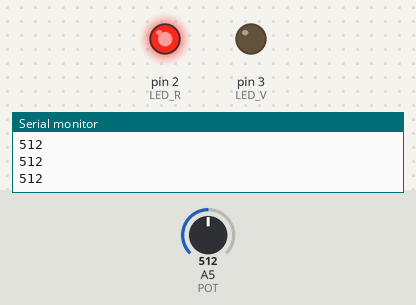
This sketch was run on a simulated Arduino Uno, built with avr-gcc and run on an emulated ATmega328P. Parts: output pins drawn as LEDs (lit = HIGH), the last lines printed to the serial monitor. The test bench sets the inputs (shaded band); at power-on: A5 (POT) = 512.

Above: at 1.2 s.
1.3 s: A5 (POT) set to 528
At 2.7 s:
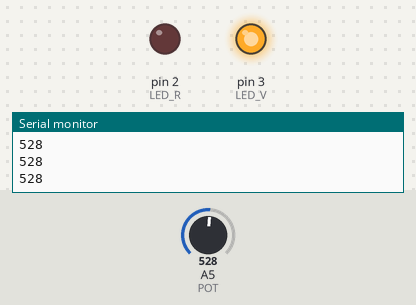
3.0 s: A5 (POT) set to 511
At 3.9 s:
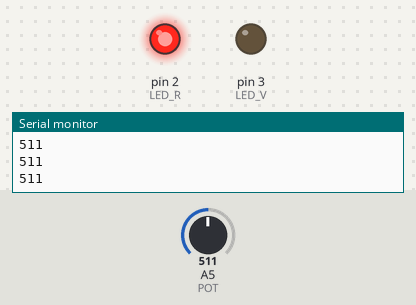
4.5 s: A5 (POT) set to 716
At 5.1 s:
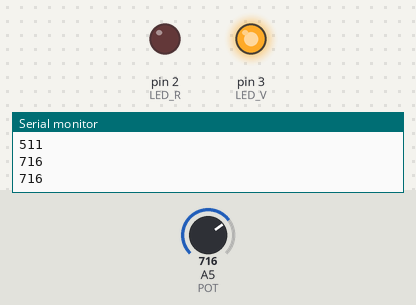
Timing chart, 0 to 7.5 s (numbered marks = the images above; inputs shaded):
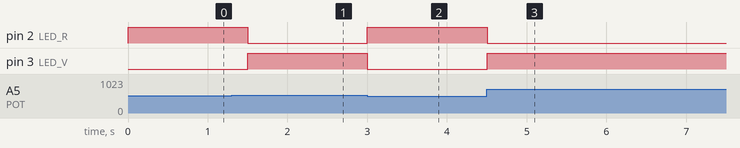

Measured:
- the behaviour switches between 512 and 513 on A5 (POT) (found by bisection; images 0 and 1)
- after the input at 1.3 s, pin 2 (LED_R): HIGH → LOW after 0.20 s; pin 3 (LED_V): LOW → HIGH after 0.20 s
- after the input at 3.0 s, pin 2 (LED_R): LOW → HIGH at once; pin 3 (LED_V): HIGH → LOW at once
- after the input at 4.5 s, pin 2 (LED_R): HIGH → LOW at once; pin 3 (LED_V): LOW → HIGH at once

The sketch:

Reto_20.ino
```cpp
//Reto 20
/*
Monta dos módulos led en las posiciones A y B y un módulo potenciómetro en la posición F.
Crea un programa que cuando la lectura del potenciómetro sea menor o igual de 512
cuentas se encienda únicamente el led A y cuando esté por encima de este valor, se
encienda únicamente el B.
*/

#define POT A5 // POTENCIÓMETRO en entrada analógica A5
#define LED_R 2
#define LED_V 3

int valor_pot = 0; // Variable para recoger valor POTENCIOMETRO

void setup()
{
pinMode(LED_R, OUTPUT);//constante LED_R=2 y la configuro como salida
pinMode(LED_V, OUTPUT);//constante LED_V=3 y la configuro como salida
Serial.begin(9600); // Configuro Monitor Serie 9600 Baudios
}

void loop()
{
digitalWrite(LED_R, LOW);
digitalWrite(LED_V, LOW);

// Cargamos en la varible valor del POTENCIÓMETRO
valor_pot = analogRead(POT);

Serial.println(valor_pot);


if(valor_pot <= 512)
{
  digitalWrite(LED_R, HIGH);
  delay(300);
}

if (valor_pot > 512)
{
  digitalWrite(LED_V, HIGH);
  delay(300);
}
}
```
